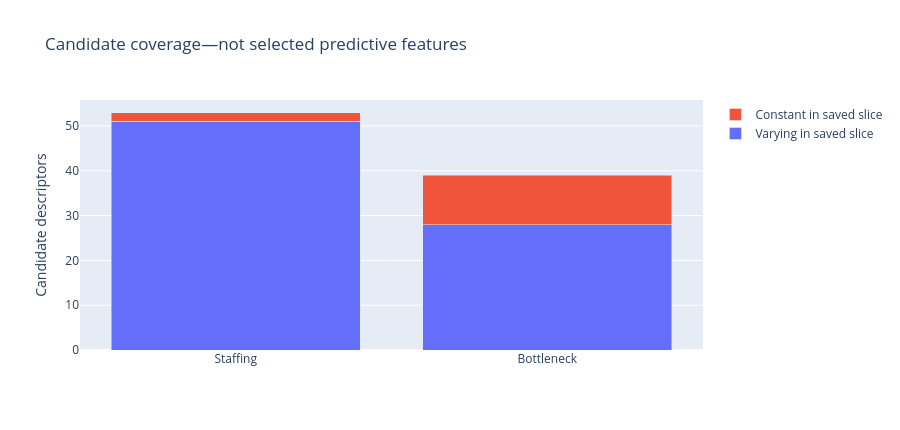

Write notebook code for a chart like this one.
### Markdown cell above
## 3 · Feature coverage is not feature utility

The staffing and later bottleneck audits reused **161 saved observations**. Variation
shows that a descriptor was activated in that slice—not that it improves decisions.
Constants can indicate insufficient state coverage. These family counts are not a
claim about the unique union of every project feature.

### Code cell
fig = go.Figure()
fig.add_bar(name="Varying in saved slice", x=["Staffing", "Bottleneck"],
            y=[S["varying_features"], B["varying_columns"]])
fig.add_bar(name="Constant in saved slice", x=["Staffing", "Bottleneck"],
            y=[S["constant_features"], B["constant_columns"]])
fig.update_layout(title="Candidate coverage—not selected predictive features",
                  barmode="stack", yaxis_title="Candidate descriptors", height=430)
fig.show(); figures.append(("feature_coverage", fig))
display(pd.DataFrame([{"Saved observations": B["observations"],
                       "Base-assignment parity states": B["base_assignment_parity_states"],
                       "High-Spearman pairs": B["high_spearman_pairs"],
                       "New games in that audit": B["new_games"],
                       "Official metric effect measured": B["official_metric_effect_measured"]}]))

### Figure 1 — Plotly figure (JSON) as saved in the notebook; plotly's stock layout.template omitted (floating-point values rounded to 4 significant figures)
{"data": [{"name": "Varying in saved slice", "type": "bar", "x": ["Staffing", "Bottleneck"], "y": [51, 28]}, {"name": "Constant in saved slice", "type": "bar", "x": ["Staffing", "Bottleneck"], "y": [2, 11]}], "layout": {"barmode": "stack", "height": 430, "title": {"text": "Candidate coverage—not selected predictive features"}, "yaxis": {"title": {"text": "Candidate descriptors"}}}}
